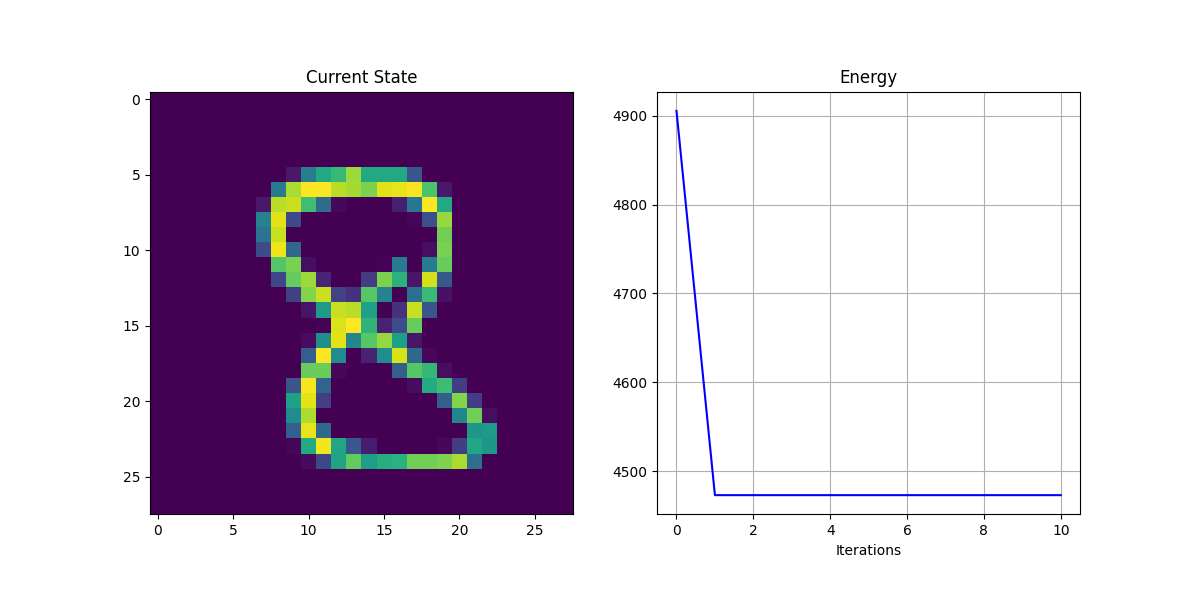

Recreate this plot in Python.
import numpy as np
from scipy.special import logsumexp, softmax
import matplotlib.pyplot as plt

from datasets import load_mnist_patterns


class ContinuousHopfield:
    def __init__(self, patterns: np.ndarray, beta: float = 1.0):
        self.patterns = patterns  # N x F

        self.beta = beta
        self.n = self.patterns.shape[0]
        self.m = (self.patterns**2).sum(axis=-1).max()

    def __call__(self, state: np.ndarray) -> np.ndarray:
        if len(state.shape) == 1:
            state = state[np.newaxis, :]

        state = softmax(self.beta * state @ self.patterns.T, axis=-1) @ self.patterns
        return state

    def energy(self, state: np.ndarray) -> float:
        lse = (
            logsumexp(self.beta * (state @ self.patterns.T), axis=-1) / self.beta
        )  # S x F @ F x N = S x N

        state_norm = (state**2).sum(axis=-1) * 0.5
        n = np.log(self.n) / self.beta
        m = self.m**2 * 0.5

        energy = -1 * lse + state_norm + n + m

        if isinstance(energy, np.ndarray):
            if len(energy) == 1:
                energy = energy[0]

        return energy


def plot_continuous_example(n_patterns: int = 10) -> tuple[plt.Figure, plt.Axes]:
    # Load some samples from MNIST
    patterns = load_mnist_patterns(n_patterns, binary=False)

    # Create a Hopfield network
    hopfield = ContinuousHopfield(patterns)

    # Create a random initial state
    state = np.random.randn(patterns.shape[1])

    plt.ion()
    f, axs = plt.subplots(1, 2, figsize=(12, 6))

    axs[0].set_title("Current State")
    axs[1].set_title("Energy")
    axs[1].set_xlabel("Iterations")
    axs[1].set_box_aspect(1)
    axs[1].grid()

    state_img = None
    energy_line = None
    energy = [hopfield.energy(state)]

    # Create an animation of the network dynamics
    for _ in range(10):
        if state_img is not None:
            state_img.remove()
        if energy_line is not None:
            energy_line.remove()
        state_img = axs[0].imshow(state.reshape(28, 28), animated=True)
        state = hopfield(state)
        energy.append(hopfield.energy(state))
        (energy_line,) = axs[1].plot(energy, color="blue")

    return f, axs


if __name__ == "__main__":
    f, axs = plot_continuous_example(n_patterns=2)
    f.savefig("continuous_hopfield.png")
